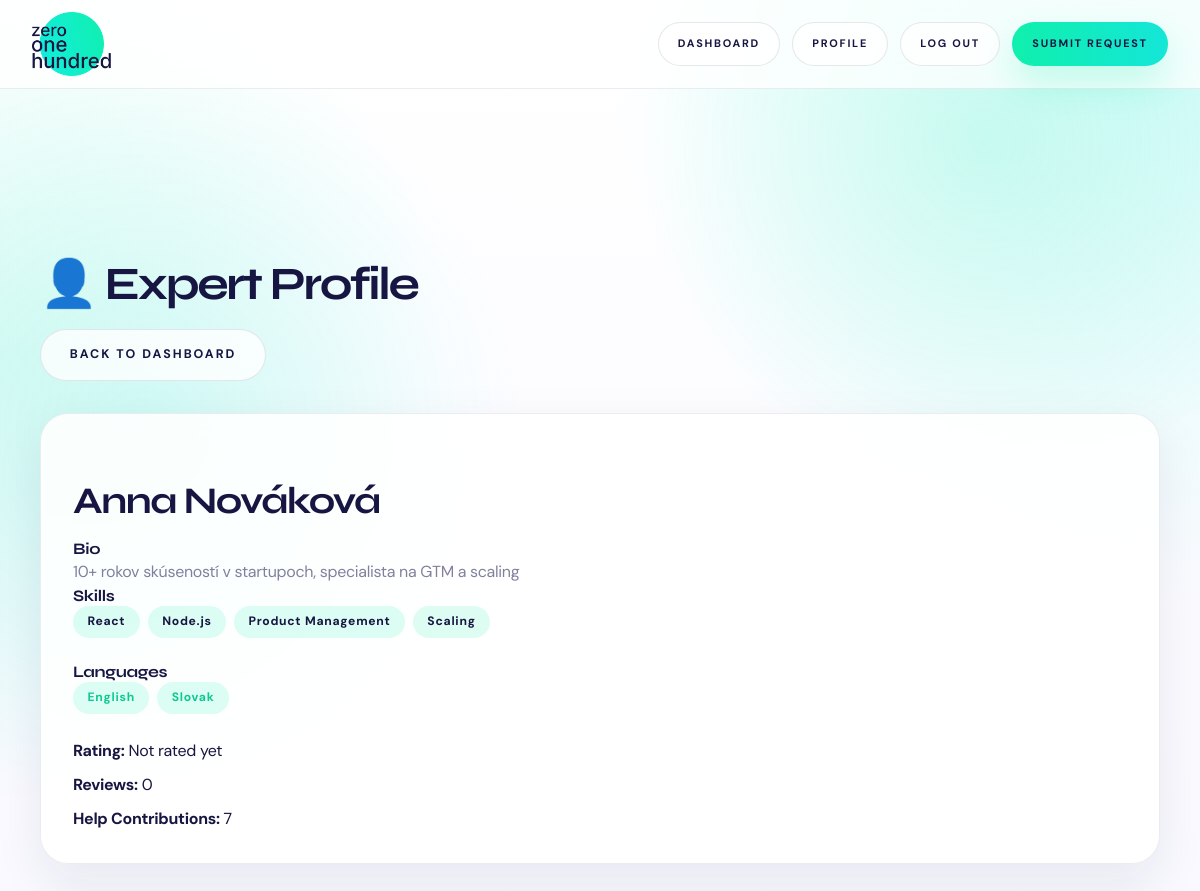
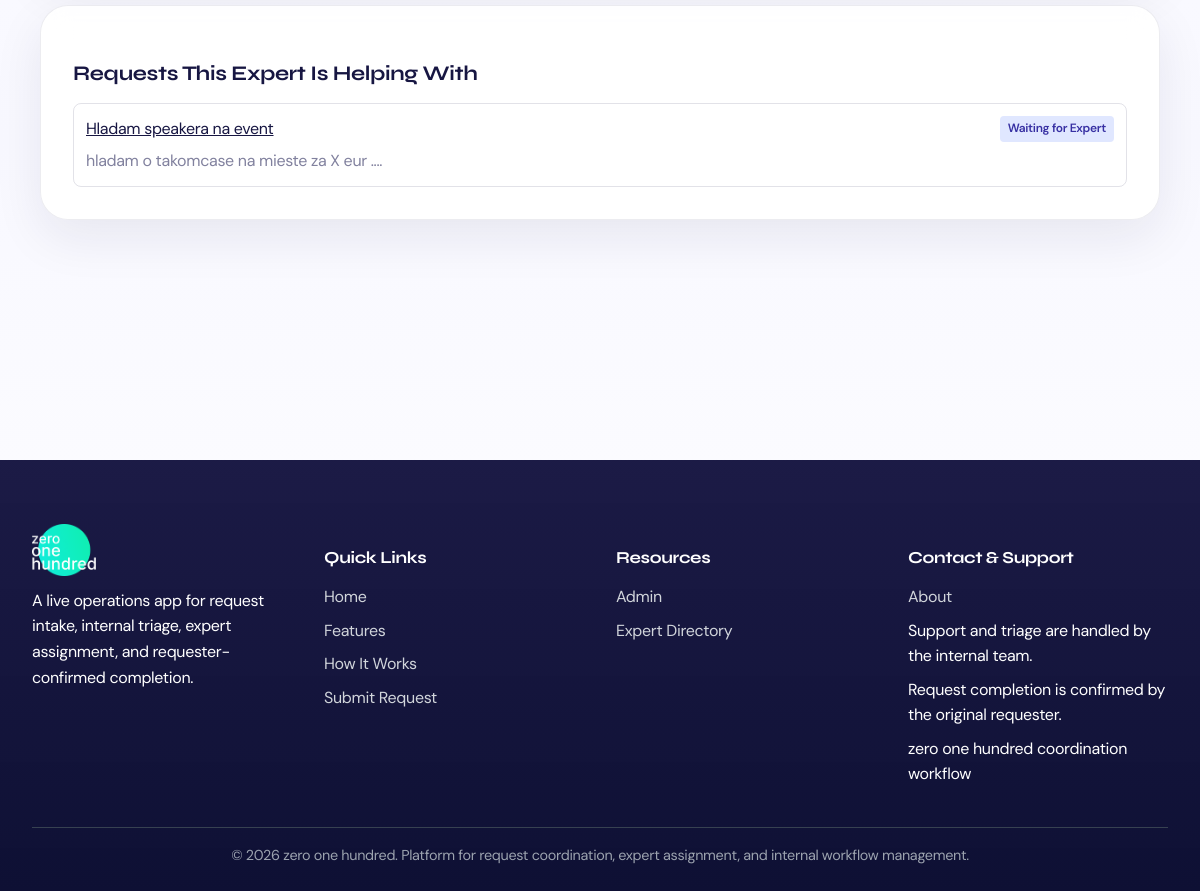
Screenshot of /experts/1/ (signed in) with the database file from the repository (2 pictures, top to bottom).
### server/models.py (models this page shows, shortened)
class Expert(models.Model):
    AVAILABILITY_CHOICES = [
        ('high', 'High (daily)'),
        ('medium', 'Medium (weekly)'),
        ('low', 'Low (occasional)'),
    ]
    user = models.OneToOneField(User, on_delete=models.CASCADE)
    bio = models.TextField(blank=True)
    skills = models.ManyToManyField(Skill, blank=True, related_name='experts')
    languages = models.ManyToManyField(Language, blank=True, related_name='experts')
    work_experience = models.TextField(blank=True, help_text='Work experience highlights')
    rating = models.FloatField(default=0.0, help_text='Average user rating (0-5)')
    rating_count = models.IntegerField(default=0, help_text='Number of ratings')
    availability = models.CharField(
        max_length=20,
        choices=AVAILABILITY_CHOICES,
        default='medium'
    )
    is_busy = models.BooleanField(default=False, help_text='Whether expert is currently assigned to an active request')
    karma_points = models.IntegerField(default=0, help_text='Karma points earned for completed help')
    help_provided = models.IntegerField(default=0, help_text='Number of help contributions')
    profile_image = models.ImageField(upload_to='experts/', blank=True)
    created_at = models.DateTimeField(auto_now_add=True)

class Skill(models.Model):
    name = models.CharField(max_length=100, unique=True)
    class Meta:
        verbose_name = 'Skill'
        verbose_name_plural = 'Skills'

class Language(models.Model):
    name = models.CharField(max_length=80, unique=True)
    class Meta:
        verbose_name = 'Language'
        verbose_name_plural = 'Languages'

class Request(models.Model):
    STATUS_CHOICES = [
        ('open', 'Open'),
        ('in_review', 'In Review'),
        ('waiting_expert', 'Waiting for Expert'),
        ('in_progress', 'In Progress'),
        ('resolved', 'Resolved'),
        ('rejected', 'Rejected'),
    ]
    PRIORITY_CHOICES = [
        ('low', 'Low'),
        ('medium', 'Medium'),
        ('high', 'High'),
        ('critical', 'Critical'),
    ]
    REQUESTER_TYPE_CHOICES = [
        ('corporate', 'Corporate'),
        ('startup', 'Startup'),
        ('investor', 'Investor'),
        ('service_provider', 'Service Provider'),
        ('community_member', 'Community Member'),
    ]
    EXPERIENCE_LEVEL_CHOICES = [
        ('junior', 'Junior'),
        ('mid', 'Mid'),
        ('senior', 'Senior'),
        ('lead', 'Lead'),
    ]
    title = models.CharField(max_length=200)
    description = models.TextField()
    is_corporate = models.BooleanField(default=False)
    company_name = models.CharField(max_length=255, blank=True)
    company_email = models.EmailField(blank=True)
    due_date = models.DateField(null=True, blank=True)
    target_skills = models.ManyToManyField(Skill, blank=True, related_name='target_requests')
    required_languages = models.ManyToManyField(Language, blank=True, related_name='required_by_requests')
    target_experience = models.CharField(max_length=20, choices=EXPERIENCE_LEVEL_CHOICES, blank=True)
    requester_name = models.CharField(max_length=200)
    requester_email = models.EmailField()
    requester_phone = models.CharField(max_length=20, blank=True)
    requester_type = models.CharField(
        max_length=20,
        choices=REQUESTER_TYPE_CHOICES,
        default='community_member'
    )
    category = models.ForeignKey(Category, on_delete=models.SET_NULL, null=True)
    priority = models.CharField(
        max_length=20,
        choices=PRIORITY_CHOICES,
        default='medium'
    )
    status = models.CharField(
        max_length=20,
        choices=STATUS_CHOICES,
        default='open'
    )
    value_score = models.IntegerField(
        default=5,
        help_text='Impact score (1-10)'
    )
    reviewed_by = models.ForeignKey(
        User,
        on_delete=models.SET_NULL,
        null=True,
        blank=True,
        related_name='reviewed_requests'
    )
    review_notes = models.TextField(blank=True)
    submitted_by = models.ForeignKey(
        User,
        on_delete=models.SET_NULL,
        null=True,
        blank=True,
        related_name='submitted_requests'
    )
    assigned_experts = models.ManyToManyField(
        Expert,
        blank=True,
        related_name='assigned_requests'
    )
    offered_experts = models.ManyToManyField(
        Expert,
        blank=True,
        related_name='offered_requests',
        help_text='Experts who offered to help but are not assigned yet'
    )
    created_at = models.DateTimeField(auto_now_add=True)
    updated_at = models.DateTimeField(auto_now=True)
    is_resolved_by_creator = models.BooleanField(
        default=False,
        help_text='Whether the request creator has marked this as resolved/done'
    )
    creator_resolved_at = models.DateTimeField(
        null=True,
        blank=True,
        help_text='Timestamp when creator marked the request as done'
    )
    completed_by_expert = models.ForeignKey(
        Expert,
        on_delete=models.SET_NULL,
        null=True,
        blank=True,
        related_name='completed_requests',
        help_text='Expert selected by creator as the one who completed this request'
    )
    resolved_at = models.DateTimeField(null=True, blank=True)
    resolution_notes = models.TextField(blank=True)
    class Meta:
        ordering = ['-created_at']

### server/views.py (the view)
# urls.py: path('experts/<int:expert_id>/', views.user_profile, name='user_profile'),
@login_required
def user_profile(request, expert_id):
    expert = get_object_or_404(Expert.objects.select_related('user'), id=expert_id)
    open_requests_helped_qs = expert.assigned_requests.select_related('submitted_by').filter(
        status__in=['open', 'in_review', 'waiting_expert', 'in_progress']
    )
    today_date = timezone.now().date()
    open_requests_helped = sorted(
        list(open_requests_helped_qs),
        key=lambda req: (compute_request_priority_score(req, today_date=today_date), req.created_at.timestamp()),
        reverse=True,
    )[:10]
    return render(request, 'expert_profile.html', {
        'expert': expert,
        'open_requests_helped': open_requests_helped,
    })

### server/chat_utils.py (called while the page is built)
def is_company_account(user):
    return bool(user and user.is_authenticated and user.is_active and (user.is_staff or user.is_superuser))

### server/context_processors.py (called while the page is built)
def chat_nav_badge(request):
    user = getattr(request, 'user', None)
    if not user or not user.is_authenticated or not is_company_account(user):
        return {
            'chats_unread_count': 0,
            'chats_has_unread': False,
        }
    unread_count = get_unread_chat_count(user)
    return {
        'chats_unread_count': unread_count,
        'chats_has_unread': unread_count > 0,
    }

### server/views.py (called while the page is built)
def compute_request_priority_score(req, today_date=None):
    if today_date is None:
        today_date = timezone.now().date()
    if req.due_date:
        days_to_deadline = (req.due_date - today_date).days
        time_factor = 1.0 if days_to_deadline <= 0 else min(1.0 / days_to_deadline, 1.0)
    else:
        time_factor = 0.0
    task_age_days = max((today_date - req.created_at.date()).days, 0)
    age_factor = task_age_days / (task_age_days + 10) if task_age_days > 0 else 0.0
    karma_points = 0
    if req.submitted_by_id:
        try:
            karma_points = req.submitted_by.expert.karma_points
        except Expert.DoesNotExist:
            karma_points = 0
    karma_factor = max(0.0, min(float(karma_points), 36.0)) / 36.0
    score = 100.0 * ((0.6 * time_factor) + (0.25 * age_factor) + (0.15 * karma_factor))
    return max(0.0, min(score, 100.0))

### server/templates/expert_profile.html (shortened to what this page needs)
{% extends "base.html" %}
{% block content %}
<div class="container">
    <section class="section">
        <div class="d-flex justify-between align-center mb-4">
            <h1>👤 Expert Profile</h1>
            <a href="{% url 'dashboard' %}" class="btn btn-outline">Back to Dashboard</a>
        </div>
        <div class="card mb-4">
            <div class="card-header">
                <h2>{{ expert.user.get_full_name|default:expert.user.username }}</h2>
            </div>
            <div class="card-body">
                {% if expert.bio %}
                <h4>Bio</h4>
                <p>{{ expert.bio }}</p>
                {% endif %}
                {% if expert.skills.all %}
                <h4>Skills</h4>
                <div class="tags mb-3">
                    {% for skill in expert.skills.all %}
                        <span class="badge badge-primary">{{ skill.name }}</span>
                    {% endfor %}
                </div>
                {% endif %}
                {% if expert.languages.all %}
                <h4>Languages</h4>
                <div class="tags mb-3">
                    {% for language in expert.languages.all %}
                        <span class="badge badge-success">{{ language.name }}</span>
                    {% endfor %}
                </div>
                {% endif %}
                <div class="profile-stats">
                    <div><strong>Rating:</strong> {% if expert.rating_count > 0 %}{{ expert.average_rating }} / 5{% else %}Not rated yet{% endif %}</div>
                    <div><strong>Reviews:</strong> {{ expert.rating_count }}</div>
                    <div><strong>Help Contributions:</strong> {{ expert.help_provided }}</div>
                </div>
            </div>
        </div>
        <div class="card">
            <div class="card-header">
                <h3>Requests This Expert Is Helping With</h3>
            </div>
            <div class="card-body">
                {% if open_requests_helped %}
                    <div class="requests-list">
                        {% for req in open_requests_helped %}
                        <div class="request-item">
                            <div class="request-header">
                                <a href="{% url 'request_detail' req.id %}">{{ req.title }}</a>
                                <span class="request-status status-{{ req.status }}">{{ req.get_status_display }}</span>
                            </div>
                            <div class="text-muted">{{ req.description|truncatechars:140 }}</div>
                        </div>
                        {% endfor %}
                    </div>
                {% else %}
                    <p class="text-muted">This expert has no active requests right now.</p>
                {% endif %}
            </div>
        </div>
    </section>
</div>
{% endblock %}

### server/templates/base.html (style rules this page uses)
* { margin: 0; padding: 0; box-sizing: border-box; }
:root { --primary: hsl(162, 88%, 50%); --primary-dark: hsl(162, 88%, 42%); --primary-soft: hsl(162, 88%, 95%); --gradient: hsl(176, 84%, 49%); --secondary: #7f869f; --success: hsl(162, 88%, 42%); --warning: #f4b740; --danger: #ef4444; --dark: #171642; --gray-light: #f7f9fc; --gray: rgba(23, 22, 66, 0.12); --text: #171642; --text-light: #81819e; --white-soft: ghostwhite; --surface: rgba(255, 255, 255, 0.88); --surface-strong: #ffffff; --shadow-soft: 0 18px 50px rgba(23, 22, 66, 0.08); --shadow-card: 0 24px 70px rgba(23, 22, 66, 0.12); --radius-pill: 999px; --radius-card: 28px; }
html { scroll-behavior: smooth; min-height: 100%; }
body { font-family: 'DM Sans', sans-serif; color: var(--text); background: radial-gradient(circle at top right, rgba(17, 237, 226, 0.18), transparent 28%), radial-gradient(circle at left 20%, rgba(15, 239, 170, 0.12), transparent 24%), linear-gradient(180deg, #ffffff 0%, var(--white-soft) 58%, #ffffff 100%); min-height: 100%; line-height: 1.6; letter-spacing: -0.02em; position: relative; overflow-x: hidden; }
body::before { content: ""; position: fixed; inset: 0; background: radial-gradient(circle at 82% 8%, rgba(15, 239, 170, 0.14), transparent 18%), radial-gradient(circle at 12% 24%, rgba(17, 237, 226, 0.12), transparent 22%); pointer-events: none; z-index: -1; }
a { background-color: transparent; color: inherit; }
.btn { padding: 0.95rem 1.8rem; border-radius: var(--radius-pill); text-decoration: none; font-size: 0.78rem; font-weight: 700; letter-spacing: 0.16em; text-transform: uppercase; border: 1px solid transparent; cursor: pointer; transition: all 0.3s; display: inline-flex; align-items: center; justify-content: center; gap: 0.5rem; background: linear-gradient(90deg, var(--primary) 0%, var(--gradient) 100%); color: var(--dark); box-shadow: 0 18px 36px rgba(15, 239, 170, 0.22); }
.btn-outline { background: rgba(255, 255, 255, 0.8); color: var(--dark); border-color: rgba(23, 22, 66, 0.1); box-shadow: none; }
.container { max-width: 1250px; margin: 0 auto; padding: 0 2.5rem; }
main > .container { padding: 2rem 2.5rem 3rem; }
.card { background: var(--surface); backdrop-filter: blur(14px); border-radius: var(--radius-card); padding: 2rem; box-shadow: var(--shadow-soft); border: 1px solid rgba(23, 22, 66, 0.08); transition: all 0.3s; }
.card h3 { color: var(--dark); margin-bottom: 1rem; font-family: 'Syne', sans-serif; font-size: 1.3rem; }
.card p { color: var(--text-light); line-height: 1.75; }
h1, h2, h3, h4, h5, h6 { color: var(--dark); line-height: 1.2; font-family: 'Syne', sans-serif; }
h1 { font-size: 2.9rem; margin-bottom: 1rem; letter-spacing: -0.05em; }
h2 { font-size: 2.35rem; margin: 2rem 0 1rem; letter-spacing: -0.04em; }
h3 { font-size: 1.45rem; margin: 1.5rem 0 1rem; }
.badge { display: inline-block; padding: 0.42rem 0.9rem; border-radius: var(--radius-pill); font-size: 0.76rem; font-weight: 700; letter-spacing: 0.06em; white-space: nowrap; }
.badge-primary { background: rgba(15, 239, 170, 0.14); color: var(--dark); }
.badge-success { background: rgba(15, 239, 170, 0.14); color: var(--primary-dark); }
.mb-3 { margin-bottom: 1.5rem; }
.mb-4 { margin-bottom: 2rem; }
.text-muted { color: var(--text-light); }
.section { padding: 5rem 0; border-bottom: 1px solid rgba(23, 22, 66, 0.08); }
.section:last-child { border-bottom: none; }

### server/templates/expert_profile.html (style rules this page uses)
.tags { display: flex; gap: 0.5rem; flex-wrap: wrap; }
.profile-stats { display: grid; gap: 0.5rem; }
.requests-list { display: flex; flex-direction: column; gap: 0.75rem; }
.request-item { border: 1px solid var(--gray); border-radius: 8px; padding: 0.75rem; }
.request-header { display: flex; justify-content: space-between; align-items: center; margin-bottom: 0.4rem; }
.request-status { padding: 0.2rem 0.5rem; border-radius: 4px; font-size: 0.75rem; font-weight: 600; }
.status-waiting_expert { background: #e0e7ff; color: #3730a3; }

### rows the page displays
Expert: user.get_full_name "Anna Nováková", bio "10+ rokov skúseností v startupoch, specialista na GTM a scaling", rating_count "0", help_provided "7"
Skill: name "React"
Skill: name "Node.js"
Skill: name "Product Management"
Skill: name "Scaling"
Language: name "English"
Language: name "Slovak"
Request: title "Hladam speakera na event", status "Waiting for Expert", description "hladam o takomcase na mieste za X eur ...."
